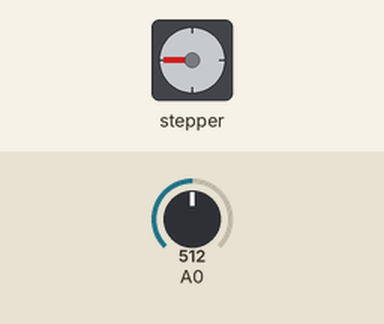
This sketch was run on a simulated Arduino Uno, built with avr-gcc and run on an emulated ATmega328P. Shown: stepper motor. The inputs (shaded band) are chosen by the test bench; at power-on: A0 = 512. Stepper angles assume 200 steps per turn.

Above: at 1.2 s.
1.3 s: A0 set to 716
At 1.69 s:
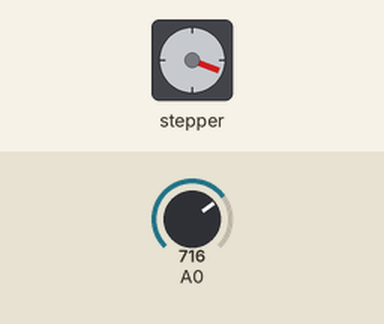
4.3 s: A0 set to 900
At 4.71 s:
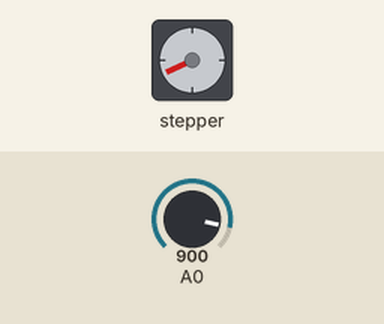
7.3 s: A0 set to 1023
At 7.73 s:
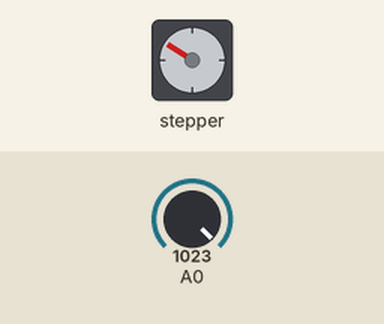
Timing chart, 0 to 19.3 s (numbered marks = the images above; inputs shaded):
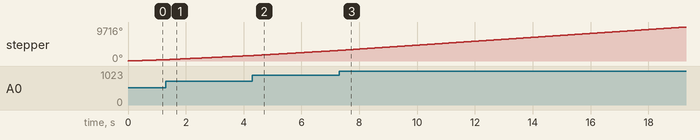

The sketch:

stepper_speedControl_rob.ino
```cpp
/*
 Stepper Motor Control - speed control

 This program drives a unipolar or bipolar stepper motor.
 The motor is attached to digital pins 8 - 11 of the Arduino.
 A potentiometer is connected to analog input 0.

 The motor will rotate in a clockwise direction. The higher the potentiometer value,
 the faster the motor speed. Because setSpeed() sets the delay between steps,
 you may notice the motor is less responsive to changes in the sensor value at
 low speeds.

 Created 30 Nov. 2009
 Modified 28 Oct 2010
 by Tom Igoe

 */

#include <Stepper.h>

const int stepsPerRevolution = 200;  // change this to fit the number of steps per revolution
// for your motor


// initialize the stepper library on pins 8 through 11:
Stepper myStepper(stepsPerRevolution, 10, 11, 12, 13);

int stepCount = 0;  // number of steps the motor has taken

void setup() {
  // nothing to do inside the setup
}

void loop() {
  // read the sensor value:
  int sensorReading = analogRead(A0);
  // map it to a range from 0 to 100:
  int motorSpeed = map(sensorReading, 0, 1023, 0, 100);
  // set the motor speed:
  if (motorSpeed > 0) {
    myStepper.setSpeed(motorSpeed);
    // step 1/100 of a revolution:
    myStepper.step(stepsPerRevolution / 100);
  }
}
```
